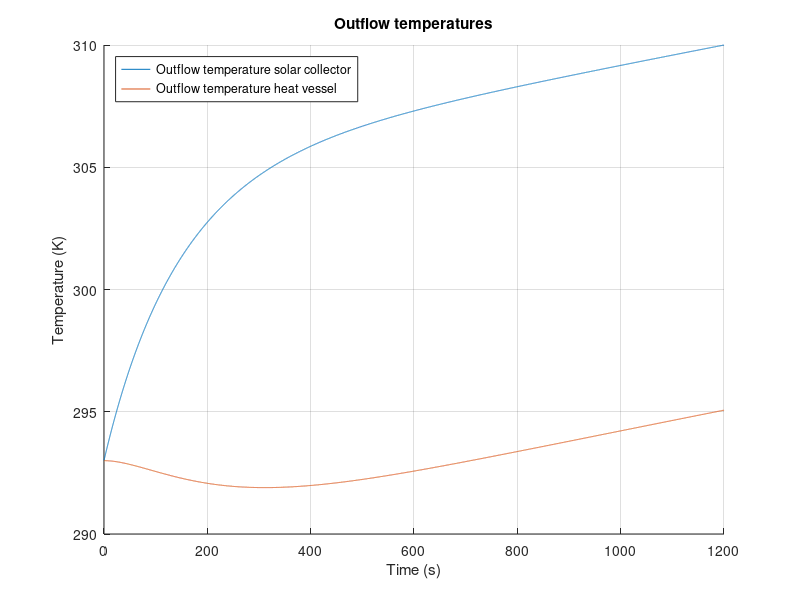

The MATLAB source for this figure:
%%%%%%%%%%%%%%%%%%%%%%%%%%%%%%%%%%%%
% Matlab model for Solar Collector %
%%%%%%%%%%%%%%%%%%%%%%%%%%%%%%%%%%%%
clc;
clear all;
close all;

%%

%%%%%%%%%%%
%Constants%
%%%%%%%%%%%

%Natural costants:
    sigma = 5.67*10^(-8);                       %Stefan-Boltzmann constant
%Convection
    h_air = 2.5;                                    %Convective heat transfer Coefficient h. Air, free 2.5 - 25 W/(m^2*k)
%Emissivity
    e_Cu = 0.22;                                %Copper tube, value 0.052
    e_Al = 0.04;                                %Aluminum tape
    e_paint = 0.95;                             %Emissivity of black paint (for comparison)
    e_CuMatte = 0.22;                           %Emissivity of the copper tube after making it less reflective (for comparison)
%Thermal conductivity
    k_air = 0.026;                              %Air [W/(mK)]
    k_tempex =0.03;                             %Tempex plate [W/(mK)]
    k_Cu = 400;                                 %Copper tube [W/(mK)]
    k_Po = 0.13;                                %Polyurethane tube [W/(m*K)]
%Specific heat
    c_water = 4186;                             %[J/kgK]
    c_Cu = 386;                                 %[J/kgK]
%Measurements
    D_Cu = 0.012;                               %Diameter of the copper tube [m]
    D_PolyTube = 0.008;                         %Diameter of the polyurathane pump tubes [m]
    R_Cu1 = 0.005;                              %Inner diameter of the copper tube [m]
    R_Cu2 = 0.006;                              %Outer diameter of  the copper tube [m]
    L_TubeAir = 5.81973313;                     %Total length of tube that's exposed to the air [m]
    L_TubeTempex = 0.4446626;                   %Total length of tube that's exposed to the tempex [m]
    L_PolyTube1 = 3;                            %Total length of polyurathane pump tube 1 [m]
    L_PolyTube2 = 3;                            %Total length of polyurathane pump tube 2 [m]
%Measurements for in- and outlet connectors
    D_Po = 0.012;                               %Diameter of the polyurethane tube [m]
    R_Po1 = 0.004;                              %Inner radius of the polyurethane tube [m]
    R_Po2 = 0.006;                              %Outer radius of the polyurethane tube [m]
    L_Tube_HV_to_SC = 3;                        %Estimated length of tube that goes from the heat storage vessel to the solar collector [m]
    L_Tube_SC_to_HV = 3;                        %Estimated length of tube that goes from the solar collector to the heat storage vessel[m]]
%Areas
    A_RadCu = 4*D_Cu*1.4+3*0.5*0.25*pi*(0.0898^2-0.0778^2)+2*0.012*0.15; %Sunlit area of the copper tube
    A_RadAl = 0.670*1.4 - 4*0.012*1.4;          %Sunlit area of the aluminum troughs
    A_AirCu = 1.4*pi*D_Cu + 3*4.9594762*10^(-3) + 0.05*pi*D_Cu + 2*0.1*pi*D_Cu; %Area of the copper tube that's exposed to the air
%Intensity
    I_sun = 1000;                               %Intensity of the artificial sun [W/m^2]
%Temperatures
    T_sur = 293;                                %Temperature of the surroundings [K]
    T_in = 293;                                 %Temperature of the incoming water [K]
%Density
    rho_w = 1000;                               %Density of water [kg/m^3]
%Variables
    t_end = 20*60;                              %End time [s]
    t_step = 0.1;                               %Step size, do not change [s]
    m_SC_water = 0.512;                         %Max mass of water in the solar collector [kg]
    m_HV_water = 1.2;                           %Max mass of water in the heat vessel [kg]
    flowrate = 0.1;                             %Value between 0.1-3.0 [L/min]

%%

%%%%%%%%%%%%%%
%Calculations%
%%%%%%%%%%%%%%

%Intensity after passing through the glass:
I_glass = 970; %Don't know yet, can't figure it out. Internet says around 2-4% is absorbed

dQdt_RadAl = (1-e_Al)*A_RadAl*I_glass;                                      %Energy that is reflected by the aluminum tape [W]
dQdt_RadCu = e_Cu*A_RadCu*I_glass + e_Cu*dQdt_RadAl;                        %Energy that is absorbed by the copper tube due to radiation [W]

Steps = t_end/t_step;                                                       %Amount of steps

%%HEAT VESSEL%%
T_HV_table = zeros(3,Steps+1);                                              %Empty vector for T_HV_table. Row 1: time t. Row 2: T_HV_table. Row 3: dQdt_SC_total.
T_HV_table(1,:) = 0:t_step:t_end;
T_HV_out=T_in;                                                              %Beginning temperature of water in the heat vessel
m_SC_water = 0.512; %Max volume of water in the solar collector
m_HV_water = 1.2; %Max volume of water in the heat vessel %%%CHECK VALUE%%%%
m_in_tube =1/4*pi*((D_Po -2*0.002)^2)*L_Tube_SC_to_HV ; %Max volume of water in the inlet tubing %%%CHECK VALUE%%%%
m_out_tube =1/4*pi*((D_Po -2*0.002)^2)*L_Tube_HV_to_SC ; %Max volume of water in the outlettubing %%%CHECK VALUE%%%%

%%Tube Heat vessel --> Solar Collector%%
m_PolyTube1_water = (1/4)*pi*D_PolyTube^2*L_PolyTube1*rho_w;                %Maximum amount of water in the tube [kg]
T_SC_in = T_in;                                                             %Starting temperature [K]

%%SOLAR COLLECTOR%%
T_SC_table = zeros(3,Steps+1);                                              %Empty vector for T_SC_table. Row 1: time t. Row 2: T_SC_table. Row 3: dQdt_SC_total.
T_SC_table(1,:) = 0:t_step:t_end;
T_SC_out=T_in;                                                              %Beginning temperature of water in the solar collector

%%Tube Solar Collector --> Heat vessel%%
m_PolyTube2_water = (1/4)*pi*D_PolyTube^2*L_PolyTube2*rho_w;                %Maximum amount of water in the tube [kg]
T_HV_in = T_in;                                                             %Starting temperature [K]

%%General%%
m_flow = (flowrate/60/1000)*rho_w*t_step;                                   %Mass of water inflow from pump during t_step

%%
for t=0:t_step:t_end
    %%
    %%%%%%%%%%%%%%%%%%%%%%%%%%
    %Equations for the inlet Tubing%
    %%%%%%%%%%%%%%%%%%%%%%%%%% 
    %m_in_old = m_in_tube - m_flow;                                          %Mass of water from t-t_step
    %m_in_new = m_flow;                                                      %Mass of water added to the inlet tubing during t_step
    %T_HV_in = (m_in_old*T_HV_in + m_in_new*T_SC_out)/(m_in_old+m_in_new);   %Calculating the average temperature in the solar collector, taking into account the inflow from the vessel
    
    %Heat losses in inlet tubing%
    %R_Cond_tube_in =  (log(R_Po2 /R_Po1)) / ((2*pi*k_Po*L_Tube_SC_to_HV )); %Thermal resitance of conduction inlet tubing [K/W]
    %dQdt_tube_in = T_HV_in / R_Cond_tube_in;                                %Heat loss of conduction inlet tubing [W]
    
    %delta_T_in = (dQdt_tube_in*t_step/(m_in_tube*c_water));
    %T_HV_in=T_HV_in+delta_T_in;
    %%
    %%%%%%%%%%%%%%%%%%%%%%%%%%%%%%%%%%%%%%%%
    %       Equations for the vessel       %
    %%%%%%%%%%%%%%%%%%%%%%%%%%%%%%%%%%%%%%%%
    m_HV_old = m_HV_water - m_flow;                                         %Mass of water from t-t_step
    m_HV_new = m_flow;                                                      %Mass of water added to the heat vessel during t_step
    T_HV_out = (m_HV_old*T_HV_out + m_HV_new*T_HV_in)/(m_HV_old+m_HV_new);  %Calculating the average temperature in the heat vessel, taking into account the inflow from the solar heater
    
    dQdt_HV_total = 0;
    
    delta_T = (dQdt_HV_total*t_step/(m_HV_water*c_water));
    T_HV_out = T_HV_out+delta_T;
    
    Column = round((1/t_step)*t+1);
    T_HV_table(2,Column)=T_HV_out;                                          %Assign value for T_HV_out to the right space
    T_HV_table(3,Column)=dQdt_HV_total;                                     %Assign value for dQdt_HV_total to the right space
    
    %%
    %%%%%%%%%%%%%%%%%%%%%%%%%%%%%%%%%%%%%%%%
    %Tube 1 Heat vessel --> Solar collector%
    %%%%%%%%%%%%%%%%%%%%%%%%%%%%%%%%%%%%%%%%
    m_PolyTube1_old = m_PolyTube1_water - m_flow;                           %Mass of water from t-t_step
    m_PolyTube1_new = m_flow;                                               %Mass of water added to the heat vessel during t_step
    T_SC_in = (m_PolyTube1_old*T_SC_in + m_HV_new*T_HV_out)/(m_PolyTube1_old+m_PolyTube1_new); %Calculating the average temperature in the heat vessel, taking into account the inflow from the solar heater   
    
    R_tube_out_Cond =  (log(R_Po2 /R_Po1)) / ((2*pi*k_Po*L_Tube_HV_to_SC )); %Thermal resitance of conduction outlet tubing [K/W]
    R_tube_out_Conv = 1 / (h_air*(2*pi*R_Po2)*L_Tube_HV_to_SC) ;             %Thermal resitance of convection outlet tubing [K/W]
    R_tube_out_total = R_tube_out_Cond + R_tube_out_Conv;                      %Total thermal resistance in series
    
    dQdt_PolyTube1_total = -(T_SC_in / R_tube_out_total);                    %Heat loss of conduction outlet tubing [W]
    
    delta_T = (dQdt_PolyTube1_total*t_step/(m_PolyTube1_water*c_water));
    T_SC_in = T_SC_in+delta_T;
    
    %%
    %%%%%%%%%%%%%%%%%%%%%%%%%%%%%%%%%%%%%%%%
    %  Equations for the solar collector   %
    %%%%%%%%%%%%%%%%%%%%%%%%%%%%%%%%%%%%%%%%
    m_SC_old = m_SC_water - m_flow;                                         %Mass of water from t-t_step
    m_SC_new = m_flow;                                                      %Mass of water added to the solar collector during t_step
    T_SC_out = (m_SC_old*T_SC_out + m_SC_new*T_SC_in)/(m_SC_old+m_SC_new);  %Calculating the average temperature in the solar collector, taking into account the inflow from the vessel
    
    dQdt_RadOut = -e_Cu*sigma*A_AirCu*(T_SC_out^4 - T_sur^4);               %Heat loss due to radiation (assuming that T_sur remains constant)
    dQdt_CondOut = 0;                                                       %Heat loss due to conduction
    dQdt_ConvOut = 0;                                                       %Heat loss due to convection
    dQdt_SC_total = dQdt_RadCu + dQdt_RadOut + dQdt_CondOut;                %Total energy
    
    delta_T = (dQdt_SC_total*t_step/(m_SC_water*c_water));
    T_SC_out=T_SC_out+delta_T;
    
    Column = round((1/t_step)*t+1);
    T_SC_table(2,Column)=T_SC_out;                                          %Assign value for T to the right space
    T_SC_table(3,Column)=dQdt_SC_total;                                     %Assign value for T to the right space
    
    %%
    %%%%%%%%%%%%%%%%%%%%%%%%%%%%%%%%%%%%%%%%
    %Tube 2 Solar collector --> Heat vessel%
    %%%%%%%%%%%%%%%%%%%%%%%%%%%%%%%%%%%%%%%%
    m_PolyTube2_old = m_PolyTube1_water - m_flow;                                                   %Mass of water from t-t_step
    m_PolyTube2_new = m_flow;                                                                       %Mass of water added to the heat vessel during t_step
    T_HV_in = (m_PolyTube2_old*T_HV_in + m_HV_new*T_SC_out)/(m_PolyTube2_old+m_PolyTube1_new);      %Calculating the average temperature in the heat vessel, taking into account the inflow from the solar heater
    
    R_tube_in_Cond =  (log(R_Po2 /R_Po1)) / ((2*pi*k_Po*L_Tube_SC_to_HV )); %Thermal resitance of conduction inlet tubing [K/W]
    R_tube_in_Conv = 1 / (h_air*(2*pi*R_Po2)*L_Tube_SC_to_HV) ;             %Thermal resitance of convection inlet tubing [K/W]
    R_tube_in_total = R_tube_in_Cond + R_tube_in_Conv;                      %Total thermal resistance in series
    
    dQdt_PolyTube2_total = -(T_HV_in / R_tube_in_total);                    %Heat loss of conduction inlet tubing [W]
    
    delta_T = (dQdt_PolyTube2_total*t_step/(m_PolyTube2_water*c_water));
    T_HV_in = T_HV_in+delta_T;
end
%%
%%%%%%%%%%
%Plotting%
%%%%%%%%%%

t_var=T_SC_table(1,:);
T_SC_var=T_SC_table(2,:);
T_HV_var=T_HV_table(2,:);

hold on
grid on

plot(t_var,T_SC_var);
plot(t_var,T_HV_var);
ylabel('Temperature (K)')

legend({'Outflow temperature solar collector','Outflow temperature heat vessel'}, 'Location','northwest')

xlim([0 t_end]);
xlabel('Time (s)')
title('Outflow temperatures')